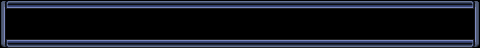

This is a level from a 2D game, rendered from its Tiled map with the project's own tilesets. A one-line summary and the map file follow, with tile-layer data summarised:
An orthogonal 30x3 tile map with 16x16 px tiles, 2 tile layers (behind, bront).

<map version="1.0" orientation="orthogonal" width="30" height="3" tilewidth="16" tileheight="16">
 <tileset firstgid="1" name="Window_b_00" tilewidth="16" tileheight="16">
  <image source="Window_b_00.png" width="128" height="128" />
 </tileset>
 <layer name="behind" width="30" height="3" opacity="0.68">
  <data>[90 cells, 90 non-empty, 1 distinct tile ids]</data>
 </layer>
 <layer name="bront" width="30" height="3">
  <data>[90 cells, 62 non-empty, 8 distinct tile ids]</data>
 </layer>
</map>
